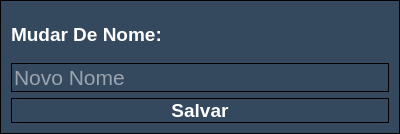
<?xml version="1.0" encoding="UTF-8"?>
<ui version="4.0">
 <class>Dialog</class>
 <widget class="QDialog" name="Dialog">
  <property name="windowModality">
   <enum>Qt::ApplicationModal</enum>
  </property>
  <property name="geometry">
   <rect>
    <x>0</x>
    <y>0</y>
    <width>400</width>
    <height>134</height>
   </rect>
  </property>
  <property name="windowTitle">
   <string>Mudar o Nome Da Marca</string>
  </property>
  <property name="styleSheet">
   <string notr="true">background-color:#34495e;
border-color: rgb(0, 0, 0);
border:1px solid;
</string>
  </property>
  <property name="modal">
   <bool>true</bool>
  </property>
  <layout class="QGridLayout" name="gridLayout">
   <item row="0" column="0">
    <layout class="QVBoxLayout" name="verticalLayout">
     <item>
      <widget class="QLabel" name="label">
       <property name="font">
        <font>
         <pointsize>14</pointsize>
         <weight>75</weight>
         <bold>true</bold>
        </font>
       </property>
       <property name="styleSheet">
        <string notr="true">border:none;
color: rgb(255, 255, 255);</string>
       </property>
       <property name="text">
        <string>Mudar De Nome:</string>
       </property>
      </widget>
     </item>
     <item>
      <widget class="QLineEdit" name="lineEdit">
       <property name="font">
        <font>
         <pointsize>16</pointsize>
         <weight>50</weight>
         <bold>false</bold>
        </font>
       </property>
       <property name="styleSheet">
        <string notr="true">color: rgb(255, 255, 255);</string>
       </property>
       <property name="maxLength">
        <number>30</number>
       </property>
       <property name="placeholderText">
        <string>Novo Nome</string>
       </property>
      </widget>
     </item>
     <item>
      <widget class="QPushButton" name="pushButton">
       <property name="font">
        <font>
         <pointsize>14</pointsize>
         <weight>75</weight>
         <bold>true</bold>
        </font>
       </property>
       <property name="cursor">
        <cursorShape>PointingHandCursor</cursorShape>
       </property>
       <property name="styleSheet">
        <string notr="true">color: rgb(255, 255, 255);</string>
       </property>
       <property name="text">
        <string>Salvar</string>
       </property>
      </widget>
     </item>
    </layout>
   </item>
  </layout>
 </widget>
 <resources/>
 <connections/>
</ui>
